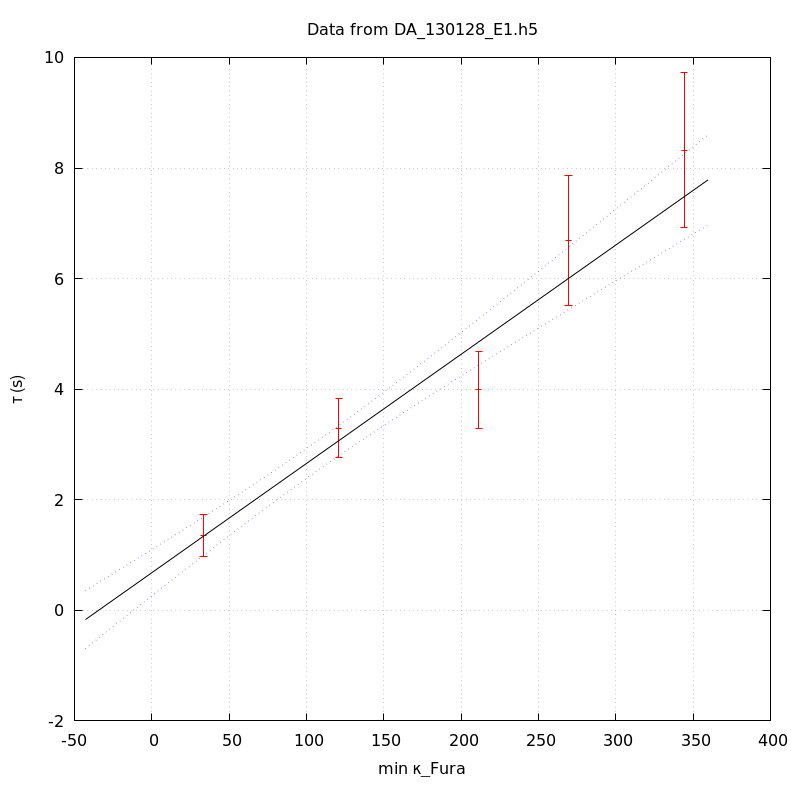

This figure's gnuplot source:
unset key
set grid
set ylabel 'τ (s)'
set xlabel 'min κ_Fura' noenhanced
set title 'Data from DA_130128_E1.h5' noenhanced
set xrange [-1000<*:*]
plot 'DA_130128_E1_aba_tau_vs_min_kappa' index 0 using 1:2:(1.96*$3) linecolor rgb 'red' with yerrorbars,\
'' index 1 using 1:2 with lines linecolor rgb 'black',\
'' index 1 using 1:3 with lines linecolor rgb 'blue' lt 'dotted',\
'' index 1 using 1:4 with lines linecolor rgb 'blue' lt 'dotted'
